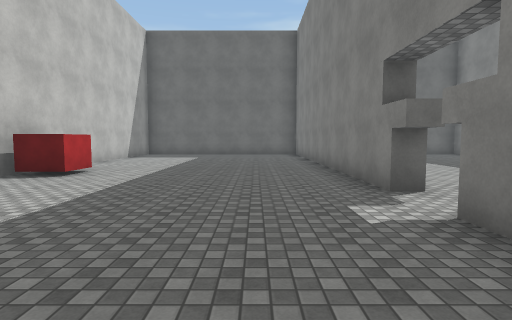
View 1 (above)

23 first-person views from a walk through a scene from a Unity 3-D project. The camera is 1.5 m above the floor, tilts 4° down and sees 80° across. The floor is counted in squares, 2 m on a side. Each view is taken from the middle of a square. On the plan, view 1 faces up. The plan holds only what a view shows up to about 10 squares ahead; the rest is blank. The place goes on beyond the plan. The player character is not drawn. Surface patterns are stand-ins for the level's own textures.

View 2
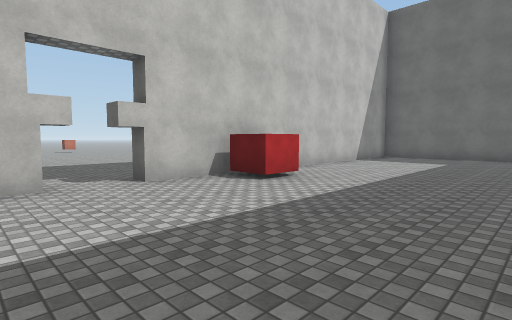

View 3
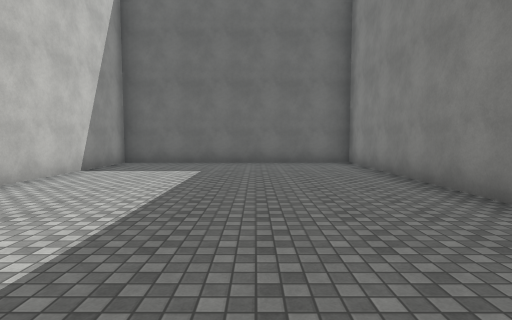

View 4
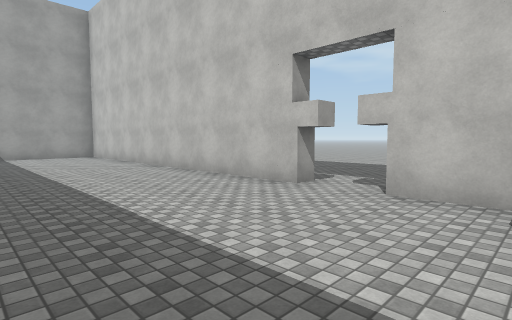

View 5
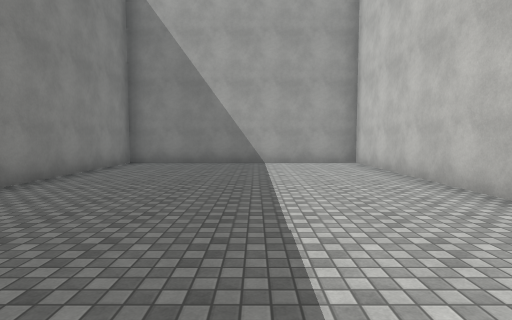

View 6
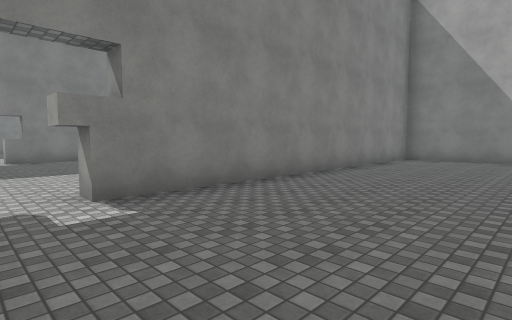

View 7
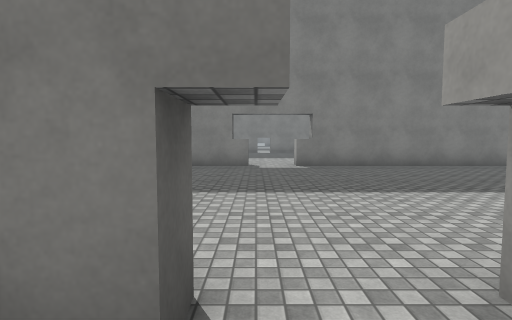

View 8
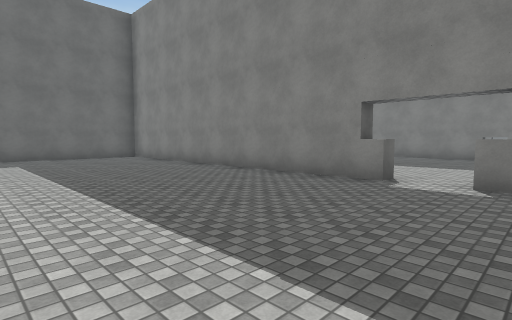

View 9
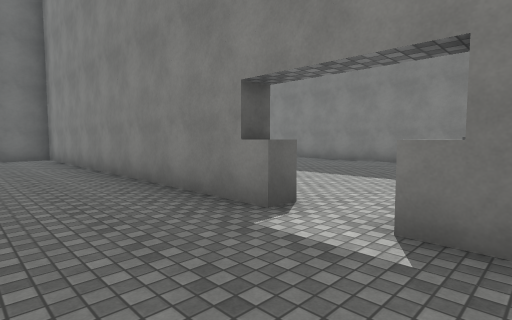

View 10
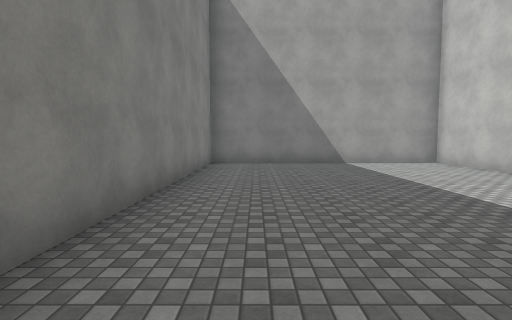

View 11
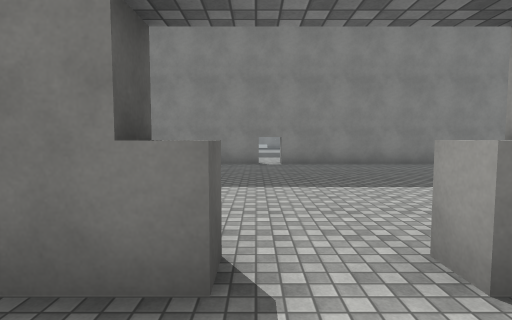

View 12
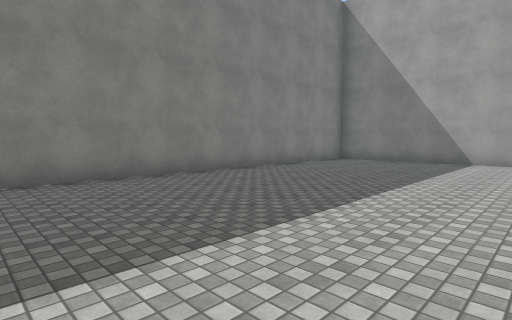

View 13
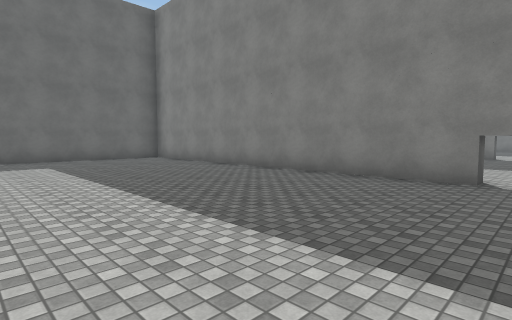

View 14
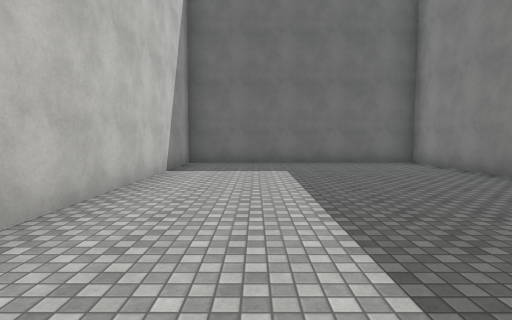

View 15
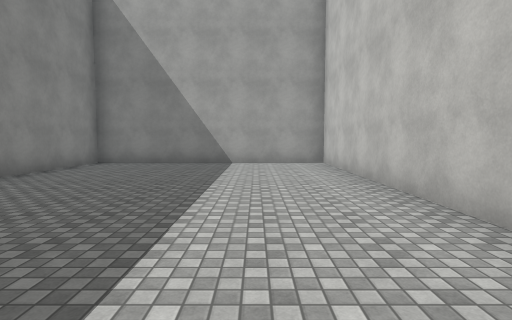

View 16
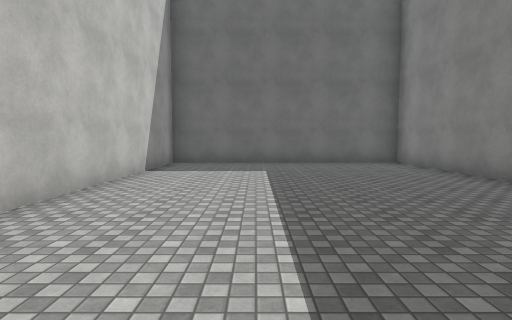

View 17
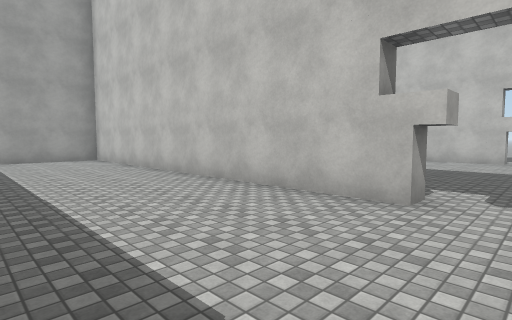

View 18
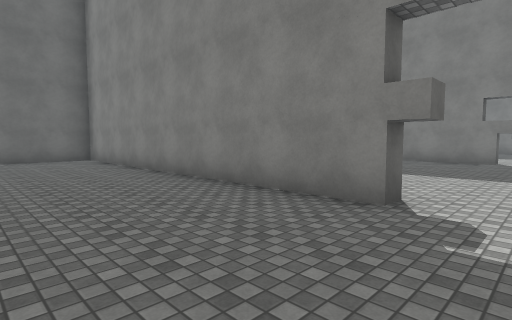

View 19
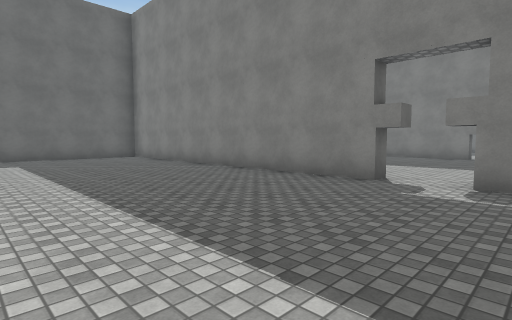

View 20
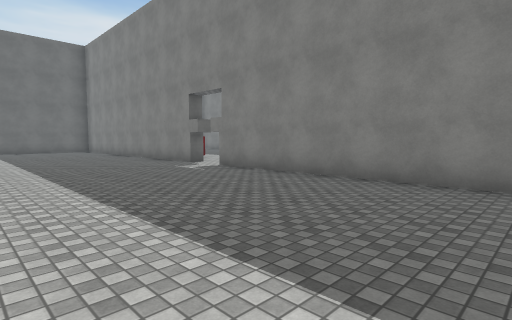

View 21
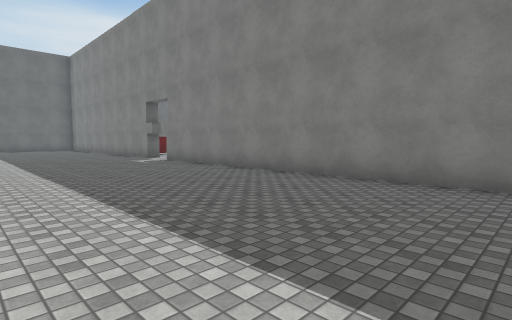

View 22
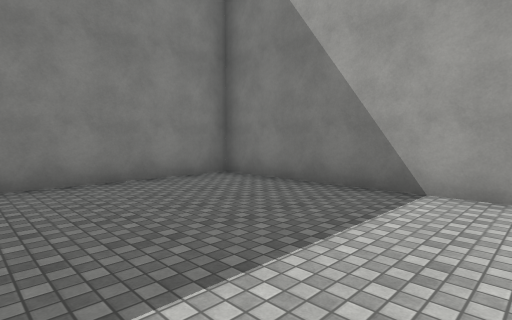

View 23
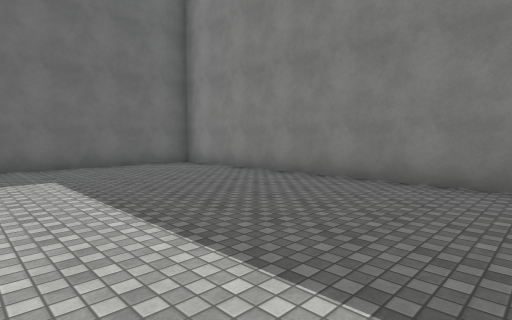

### Floor plan
Ten units are one square. View 1 is at (0, 0); x grows to the right and y downward. Boxes are objects, and circles mark ways between rooms. Rooms are numbered by the first view taken in them; rooms with no view inside come last. Other rooms are left out.
<svg viewBox="-111 -150 291 229">
<path fill="none" stroke="#000" d="M25 -43 19 -43 19 -145 -51 -145 -51 -88M-51 -28 -51 74 19 74 19 -28 24 -28M-51 -65 -51 -43M94 -54 94 -145 24 -145 24 -80M99 4 99 74 169 74 169 -32 175 -32M24 -28 24 74 94 74 94 -16M169 -44 169 -145 99 -145 99 -74M-51 -43 -56 -43 -56 -145 -104 -145M-106 74 -56 74 -56 -28 -51 -28"/>
<rect x="-45" y="-75" width="10" height="20" fill="#bbb"><title>red block</title></rect>
<rect x="95" y="-35" width="10" height="20" fill="#bbb"><title>block</title></rect>
<rect x="95" y="-55" width="10" height="10" fill="#bbb"><title>block</title></rect>
<circle cx="20" cy="-35" r="3" fill="#2a7"/>
<circle cx="-50" cy="-35" r="3" fill="#2a7"/>
<text x="-10" y="-40">1</text>
<text x="90" y="-40">2</text>
<text x="-80" y="-40">3</text>
</svg>
Room 1 opens to room 2. Room 1 opens to room 3.

Where each view was taken, in squares from view 1:
view 1: 0 up, 0 right, facing up
view 2: 2 up, 0 right, facing up-left
view 3: 5 up, 1 left, facing up
view 4: 6 up, 1 left, facing down-left
view 5: 2 up, 2 left, facing down
view 6: 4 up, 2 left, facing down-right
view 7: 4 up, 1 right, facing right
view 8: 2 up, 4 right, facing up-right
view 9: 2 up, 7 right, facing up-right
view 10: 2 up, 8 right, facing down
view 11: 4 up, 8 right, facing right
view 12: 3 up, 11 right, facing down-right
view 13: 3 up, 11 right, facing up-right
view 14: 5 up, 12 right, facing up
view 15: 2 up, 12 right, facing down
view 16: 5 up, 5 right, facing up
view 17: 4 up, 6 right, facing down-left
view 18: 3 up, 9 left, facing up-right
view 19: 2 up, 11 left, facing up-right
view 20: 4 down, 11 left, facing up-right
view 21: 7 down, 11 left, facing up-right
view 22: 3 down, 11 left, facing down-right
view 23: 6 up, 11 left, facing up-right
